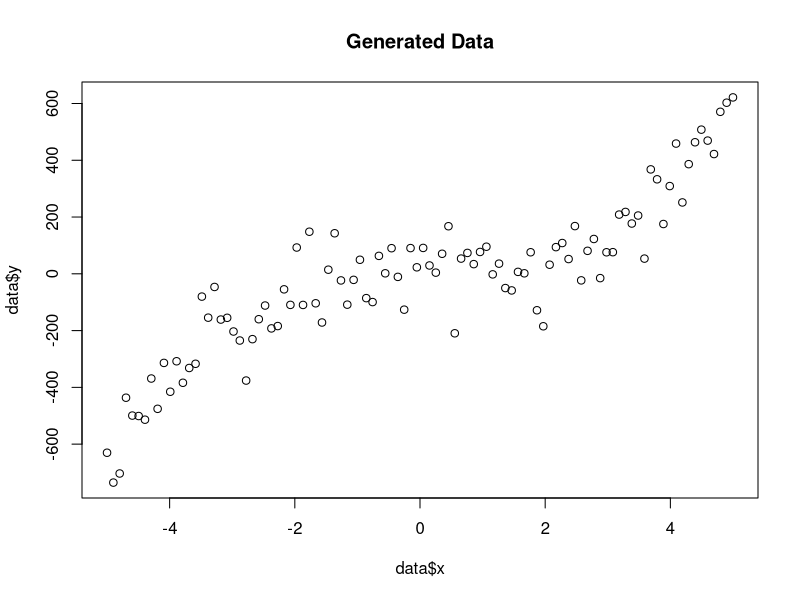
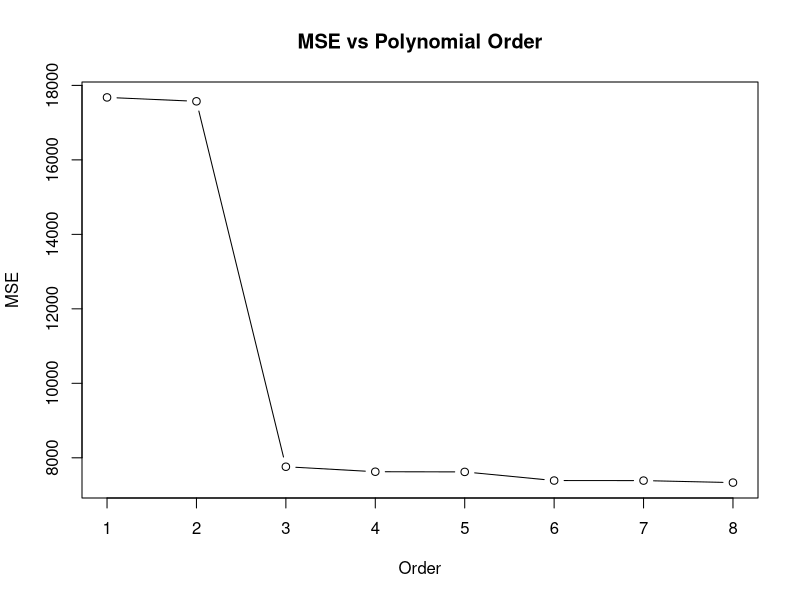
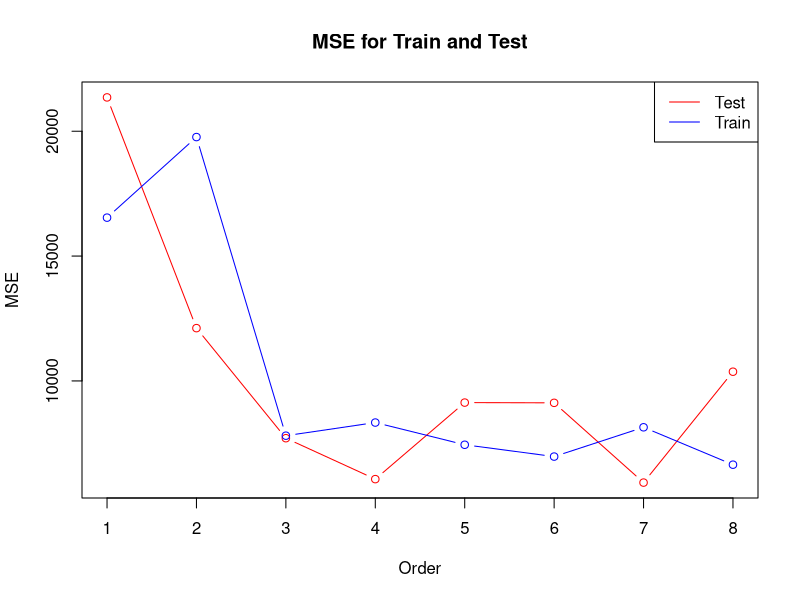
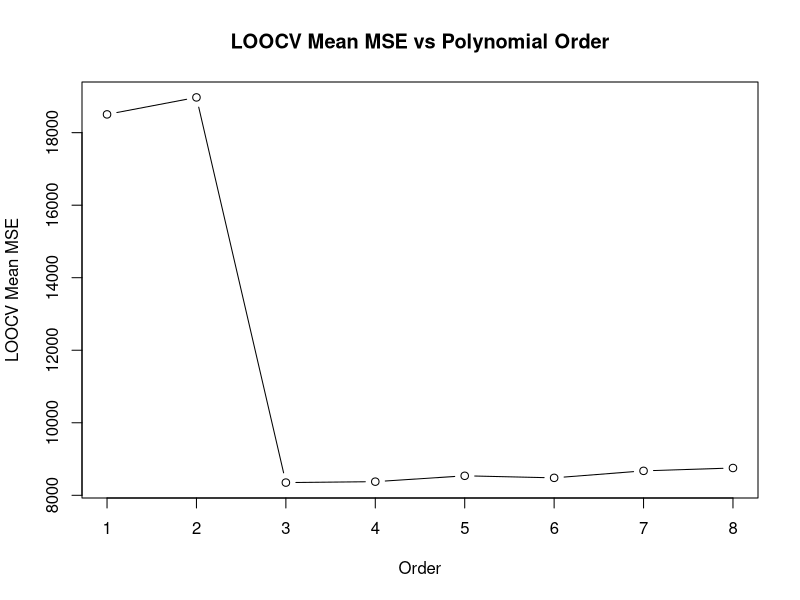

These figures' R source, in order:
## ---- chunk 1
library(caret)
library(ggplot2)
## ---- chunk 2

#' Generate synthetic data with noise
#'
#' @return A data frame containing the generated data with x and y columns
generate_data <- function() {
  # Standard deviation of the noise to be added
  noise_std <- 100
  
  # Set up the input variable, 100 points between -5 and 5
  x <- seq(-5, 5, length.out = 100)
  
  # Calculate the true function and add some noise
  y <- 5 * x^3 - x^2 + x + rnorm(length(x), mean = 0, sd = noise_std)
  
  # Combine x and y into a data frame and return
  data <- data.frame(x = x, y = y)
  
  return(data)
}

data <- generate_data()
plot(data$x, data$y, main = "Generated Data")
## ---- chunk 3

#' Calculate Mean Squared Error (MSE) for a polynomial regression model
#'
#' @param x A numeric vector of predictor values
#' @param y A numeric vector of response values
#' @param poly_order An integer representing the polynomial order
#'
#' @return The MSE of the polynomial regression model
get_mse <- function(x, y, poly_order) {
  # Construct design matrix of given order
  X <- as.matrix(cbind(1, poly(x, poly_order, raw = TRUE)))
  
  # Solve for coefficients
  coefs <- solve(t(X) %*% X, t(X) %*% y)
  pred_y <- X %*% coefs
  
  # Calculate MSE
  mse <- mean((pred_y - y)^2)
  
  return(mse)
}
## ---- chunk 4
orders <- 1:8
mse_values <- sapply(orders, function(p) get_mse(data$x, data$y, p))
plot(orders, mse_values, type = "b", main = "MSE vs Polynomial Order", xlab = "Order", ylab = "MSE")
## ---- chunk 5
set.seed(3)

#' Calculate MSE for train and test sets using random split
#'
#' @param x A numeric vector of predictor values
#' @param y A numeric vector of response values
#' @param poly_order An integer representing the polynomial order
#'
#' @return A numeric vector containing the test and train MSE
get_mse_randomsplit <- function(x, y, poly_order) {
  # Construct design matrix of given order
  X <- as.matrix(cbind(1, poly(x, poly_order, raw = TRUE)))
  
  # Split data into training and testing sets
  train_indices <- createDataPartition(y, p = 0.7, list = FALSE)
  X_train <- X[train_indices, ]
  X_test <- X[-train_indices, ]
  y_train <- y[train_indices]
  y_test <- y[-train_indices]
  
  # Solve for coefficients
  coefs <- solve(t(X_train) %*% X_train, t(X_train) %*% y_train)
  pred_y_test <- X_test %*% coefs
  pred_y_train <- X_train %*% coefs
  
  # Calculate MSE for test and train sets
  mse_test <- mean((pred_y_test - y_test)^2)
  mse_train <- mean((pred_y_train - y_train)^2)
  
  return(c(mse_test, mse_train))
}

## ---- chunk 6
mse_randomsplit <- sapply(orders, function(p) get_mse_randomsplit(data$x, data$y, p))
plot(orders, mse_randomsplit[1, ], type = "b", col = "red", ylim = range(mse_randomsplit), ylab = "MSE", xlab = "Order", main = "MSE for Train and Test")
lines(orders, mse_randomsplit[2, ], type = "b", col = "blue")
legend("topright", legend = c("Test", "Train"), col = c("red", "blue"), lty = 1)
## ---- chunk 7

#' Perform Leave-One-Out Cross-Validation (LOOCV) for a polynomial regression model
#'
#' @param x A numeric vector of predictor values
#' @param y A numeric vector of response values
#' @param poly_order An integer representing the polynomial order
#'
#' @return A numeric vector containing the mean and standard deviation of LOOCV MSE
get_LOOCV <- function(x, y, poly_order) {
  # Construct design matrix of given order
  X <- as.matrix(cbind(1, poly(x, poly_order, raw = TRUE)))
  
  # Initialize vector for CV errors
  CV <- numeric(length(x))
  
  for (i in 1:length(x)) {
    X_train <- X[-i, , drop = FALSE]
    X_test <- X[i, , drop = FALSE]
    y_train <- y[-i]
    y_test <- y[i]
    
    # Solve for coefficients
    coefs <- solve(t(X_train) %*% X_train, t(X_train) %*% y_train)
    pred_y <- X_test %*% coefs
    
    # Calculate MSE for the left-out observation
    CV[i] <- mean((pred_y - y_test)^2)
  }
  
  cv_mean <- mean(CV)
  cv_sd <- sd(CV)
  
  return(c(cv_mean, cv_sd))
}
## ---- chunk 8
loocv_results <- sapply(orders, function(p) get_LOOCV(data$x, data$y, p))
plot(orders, loocv_results[1, ], type = "b", ylab = "LOOCV Mean MSE", xlab = "Order", main = "LOOCV Mean MSE vs Polynomial Order")
